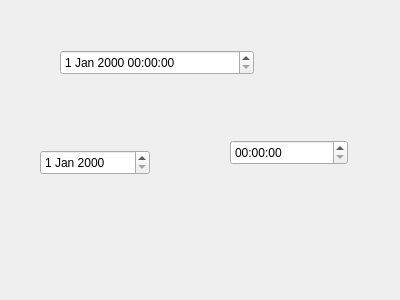
<?xml version="1.0" encoding="UTF-8"?>
<ui version="4.0">
 <class>Form</class>
 <widget class="QWidget" name="Form">
  <property name="geometry">
   <rect>
    <x>0</x>
    <y>0</y>
    <width>400</width>
    <height>300</height>
   </rect>
  </property>
  <property name="windowTitle">
   <string>Form</string>
  </property>
  <widget class="QDateTimeEdit" name="dte">
   <property name="geometry">
    <rect>
     <x>60</x>
     <y>50</y>
     <width>194</width>
     <height>25</height>
    </rect>
   </property>
  </widget>
  <widget class="QDateEdit" name="de">
   <property name="geometry">
    <rect>
     <x>40</x>
     <y>150</y>
     <width>110</width>
     <height>25</height>
    </rect>
   </property>
  </widget>
  <widget class="QTimeEdit" name="te">
   <property name="geometry">
    <rect>
     <x>230</x>
     <y>140</y>
     <width>118</width>
     <height>25</height>
    </rect>
   </property>
  </widget>
 </widget>
 <resources/>
 <connections/>
</ui>
